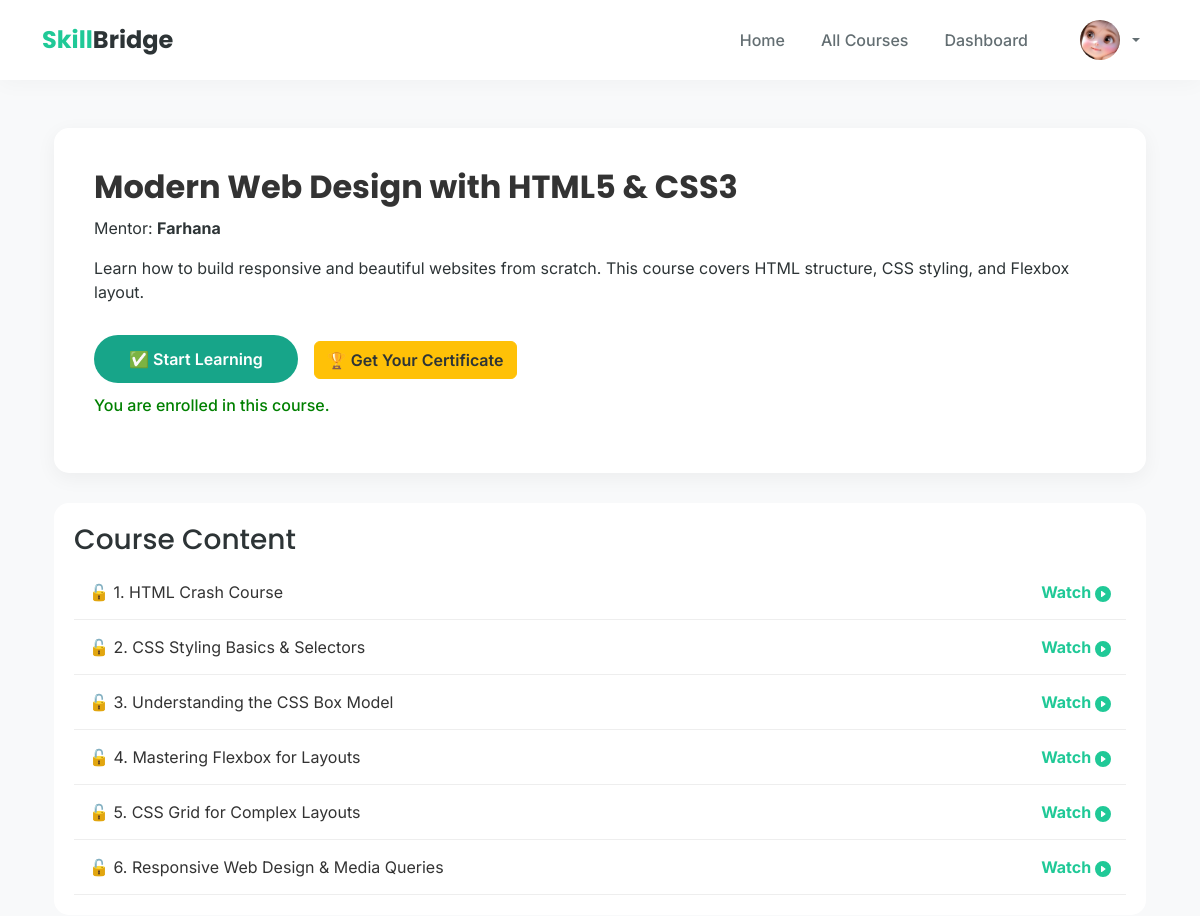
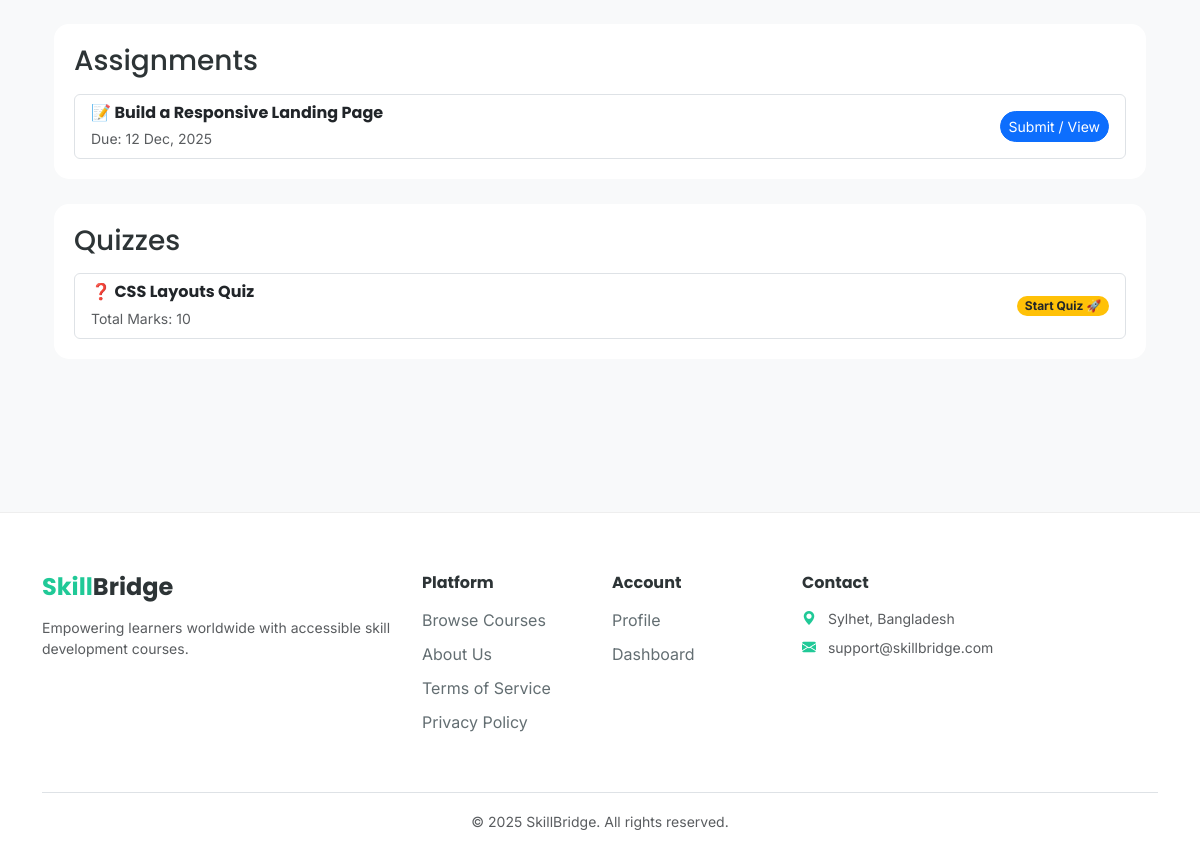
Page /course/2/ (signed in) on the committed database (2 pictures, top to bottom).
### core/models.py (models this page shows, shortened)
class User(AbstractUser):
    ROLE_CHOICES = (
        ('student', 'Student'),
        ('mentor', 'Mentor'),
        ('admin', 'Admin'),
    )
    DEPT_CHOICES = (
        ('CSE', 'Computer Science & Engineering'),
        ('SWE', 'Software Engineering'),
        ('EEE', 'Electrical & Electronic Engineering'),
        ('BBA', 'Business Administration'),
        ('OTHER', 'Other'),
    )
    GENDER_CHOICES = (
        ('M', 'Male'),
        ('F', 'Female'),
        ('O', 'Other'),
    )
    TRACK_CHOICES = (
        ('web', 'Web Development'),
        ('data', 'Data Science'),
        ('network', 'Networking'),
        ('app', 'App Development'),
    )
    role = models.CharField(max_length=10, choices=ROLE_CHOICES, default='student')
    phone_number = models.CharField(max_length=15, blank=True, null=True)
    dob = models.DateField(null=True, blank=True, help_text="Date of Birth")
    gender = models.CharField(max_length=1, choices=GENDER_CHOICES, blank=True, null=True)
    address = models.TextField(blank=True, null=True)
    profile_photo = models.ImageField(upload_to='profile_photos/', blank=True, null=True)
    student_id = models.CharField(max_length=20, blank=True, null=True)
    department = models.CharField(max_length=10, choices=DEPT_CHOICES, blank=True, null=True)
    semester = models.CharField(max_length=20, blank=True, null=True)
    preferred_track = models.CharField(max_length=20, choices=TRACK_CHOICES, blank=True, null=True)
    learning_goal = models.CharField(max_length=255, blank=True, null=True)

class Course(models.Model):
    title = models.CharField(max_length=200)
    description = models.TextField()
    mentor = models.ForeignKey(
        User,
        on_delete=models.CASCADE,
        related_name='mentored_courses',
        limit_choices_to={'role': 'mentor'},
    )
    course_image = models.ImageField(upload_to='course_images/', blank=True, null=True)
    created_at = models.DateTimeField(auto_now_add=True)

class Lesson(models.Model):
    course = models.ForeignKey(Course, on_delete=models.CASCADE, related_name='lessons')
    title = models.CharField(max_length=200)
    video_url = models.URLField(max_length=300, blank=True, null=True)
    content = models.TextField()
    order = models.IntegerField(default=1)
    class Meta:
        ordering = ['order']

class Assignment(models.Model):
    course = models.ForeignKey(Course, on_delete=models.CASCADE, related_name='assignments')
    title = models.CharField(max_length=200)
    description = models.TextField()
    due_date = models.DateTimeField()

class Quiz(models.Model):
    course = models.ForeignKey(Course, on_delete=models.CASCADE, related_name='quizzes')
    title = models.CharField(max_length=200)
    description = models.TextField()
    total_marks = models.IntegerField(default=10)

### core/views.py (the view)
# urls.py: path('course/<int:course_id>/', views.course_detail, name='course_detail'),
def course_detail(request, course_id):
    course = get_object_or_404(Course, id=course_id)
    is_enrolled = False
    if request.user.is_authenticated:
        is_enrolled = Enrollment.objects.filter(student=request.user, course=course).exists()
    lessons = course.lessons.all()
    assignments = course.assignments.all()
    quizzes = course.quizzes.all()
    return render(request, 'course_detail.html', {
        'course': course,
        'is_enrolled': is_enrolled,
        'lessons': lessons,
        'assignments': assignments,
        'quizzes': quizzes
    })

### core/templates/course_detail.html (shortened to what this page needs)
{% extends 'base.html' %}
{% block content %}
<div class="container py-5">
    <div class="course-header">
        <h1 class="course-title">{{ course.title }}</h1>
        <p>Mentor: <strong>{{ course.mentor.username }}</strong></p>
        <p>{{ course.description }}</p>
        {% if request.user.is_authenticated %}
            {% if is_enrolled %}
                <div class="d-flex align-items-center gap-3 flex-wrap">
                    {% if lessons %}
                        <a href="{% url 'lesson_detail' course.id lessons.0.id %}" class="enroll-btn btn-enrolled">
                            ✅ Start Learning
                        </a>
                    {% else %}
                        <button class="enroll-btn btn-enrolled" disabled>✅ No Lessons Yet</button>
                    {% endif %}
                    <a href="{% url 'generate_certificate' course.id %}" class="btn btn-warning mt-3" target="_blank" style="font-weight: 600; color: #2d3436;">
                        🏆 Get Your Certificate
                    </a>
                </div>
                <p style="color: green; margin-top: 10px; font-weight: 500;">You are enrolled in this course.</p>
            {% else %}
                <a href="{% url 'enroll_course' course.id %}" class="enroll-btn">Enroll Now</a>
            {% endif %}
        {% else %}
            <a href="{% url 'student_login' %}" class="enroll-btn">Log in to Enroll</a>
        {% endif %}
    </div>
    <div class="content-list-section">
        <h3>Course Content</h3>
        {% if lessons %}
            {% for lesson in lessons %}
                <div class="lesson-item">
                    <span class="{% if not is_enrolled %}locked{% endif %}">
                        {% if is_enrolled %}
                            <a href="{% url 'lesson_detail' course.id lesson.id %}" class="lesson-link">
                                🔓 {{ lesson.order }}. {{ lesson.title }}
                            </a>
                        {% else %}
                            🔒 {{ lesson.order }}. {{ lesson.title }}
                        {% endif %}
                    </span>
                    {% if is_enrolled %}
                        <a href="{% url 'lesson_detail' course.id lesson.id %}" style="color: var(--brand-color); font-weight: bold; text-decoration: none;">
                            Watch
                            <svg xmlns="http://www.w3.org/2000/svg" width="16" height="16" fill="currentColor" class="bi bi-play-circle-fill" viewBox="0 0 16 16" style="vertical-align: middle;">
                              <path d="M16 8A8 8 0 1 1 0 8a8 8 0 0 1 16 0zM6.79 5.093A.5.5 0 0 0 6 5.5v5a.5.5 0 0 0 .79.407l3.5-2.5a.5.5 0 0 0 0-.814l-3.5-2.5z"/>
                            </svg>
                        </a>
                    {% else %}
                        <span class="locked" style="font-size: 14px;">(Locked)</span>
                    {% endif %}
                </div>
            {% endfor %}
        {% else %}
            <p class="text-muted">No lessons available yet.</p>
        {% endif %}
    </div>
    <div class="content-list-section">
        <h3>Assignments</h3>
        {% if assignments %}
            <div class="list-group mt-3">
                {% for assignment in assignments %}
                    <div class="list-group-item list-group-item-action d-flex justify-content-between align-items-center">
                        <div>
                            <h6 class="mb-1 fw-bold">📝 {{ assignment.title }}</h6>
                            <small class="text-muted">Due: {{ assignment.due_date|date:"d M, Y" }}</small>
                        </div>
                        <div class="d-flex gap-2">
                            {% if is_enrolled %}
                                <a href="{% url 'assignment_detail' course.id assignment.id %}" class="btn btn-sm btn-primary rounded-pill">
                                    Submit / View
                                </a>
                            {% else %}
                                <span class="badge bg-secondary rounded-pill">Locked</span>
                            {% endif %}
                        </div>
                    </div>
                {% endfor %}
            </div>
        {% else %}
            <p class="text-muted">No assignments available yet.</p>
        {% endif %}
    </div>
    <div class="content-list-section">
        <h3>Quizzes</h3>
        {% if quizzes %}
            <div class="list-group mt-3">
                {% for quiz in quizzes %}
                    {% if is_enrolled %}
                        <a href="{% url 'take_quiz' course.id quiz.id %}" class="list-group-item list-group-item-action d-flex justify-content-between align-items-center">
                    {% else %}
                        <div class="list-group-item d-flex justify-content-between align-items-center text-muted">
                    {% endif %}
                        <div>
                            <h6 class="mb-1 fw-bold">❓ {{ quiz.title }}</h6>
                            <small class="text-muted">Total Marks: {{ quiz.total_marks }}</small>
                        </div>
                        {% if is_enrolled %}
                            <span class="badge bg-warning text-dark rounded-pill">Start Quiz 🚀</span>
                        {% else %}
                            <span class="badge bg-secondary rounded-pill">Locked</span>
                        {% endif %}
                    {% if is_enrolled %}
                        </a>
                    {% else %}
                        </div>
                    {% endif %}
                {% endfor %}
            </div>
        {% else %}
            <p class="text-muted">No quizzes available yet.</p>
        {% endif %}
    </div>
</div>
{% endblock %}

### core/templates/base.html (shortened to what this page needs)
<!DOCTYPE html>
<html lang="en">
<head>
    <link href="https://cdn.jsdelivr.net/npm/bootstrap@5.3.0/dist/css/bootstrap.min.css" rel="stylesheet">
    <link rel="stylesheet" href="https://cdn.jsdelivr.net/npm/bootstrap-icons@1.10.0/font/bootstrap-icons.css">
</head>
<body>
    <nav class="navbar navbar-expand-lg fixed-top">
        <div class="container">
            <a class="navbar-brand brand-font" href="{% url 'home' %}">
                <span class="text-brand">Skill</span>Bridge
            </a>
            <div class="collapse navbar-collapse" id="navbarNav">
                <ul class="navbar-nav ms-auto align-items-center">
                    <li class="nav-item"><a class="nav-link" href="{% url 'home' %}">Home</a></li>
                    <li class="nav-item"><a class="nav-link" href="{% url 'course_list' %}">All Courses</a></li>
                    {% if user.is_authenticated %}
                        <li class="nav-item"><a class="nav-link" href="{% url 'student_dashboard' %}">Dashboard</a></li>
                        <li class="nav-item dropdown ms-3">
                            <a class="nav-link dropdown-toggle d-flex align-items-center gap-2" href="#" role="button" data-bs-toggle="dropdown">
                                {% if user.profile_photo %}
                                    <img src="{{ user.profile_photo.url }}" style="width: 40px; height: 40px; border-radius: 50%; object-fit: cover;">
                                {% else %}
                                    <div style="width: 40px; height: 40px; background: var(--brand-color); color: white; border-radius: 50%; display: flex; align-items: center; justify-content: center; font-weight: bold;">
                                        {{ user.first_name|first|default:user.username|first|upper }}
                                    </div>
                                {% endif %}
                            </a>
                        </li>
                    {% else %}
                        <li class="nav-item ms-3"><a class="nav-link fw-bold text-dark" href="{% url 'student_login' %}">Log In</a></li>
                        <li class="nav-item ms-2"><a class="btn btn-brand" href="{% url 'student_register' %}">Sign Up Free</a></li>
                    {% endif %}
                </ul>
            </div>
        </div>
    </nav>
    <main class="container">
        {% block content %}{% endblock %}
    </main>
    <footer class="main-footer">
        <div class="container">
            <div class="row">
                <div class="col-lg-4 mb-4">
                    <h4 class="brand-font fw-bold"><span class="text-brand">Skill</span>Bridge</h4>
                    <p class="text-muted small mt-3">Empowering learners worldwide with accessible skill development courses.</p>
                </div>
                <div class="col-lg-2 col-6 mb-4">
                    <h6 class="fw-bold mb-3">Platform</h6>
                    <a href="{% url 'course_list' %}" class="footer-link">Browse Courses</a>
                    <a href="{% url 'about' %}" class="footer-link">About Us</a>
                    <a href="{% url 'terms' %}" class="footer-link">Terms of Service</a>
                    <a href="{% url 'privacy' %}" class="footer-link">Privacy Policy</a>
                </div>
                <div class="col-lg-2 col-6 mb-4">
                    <h6 class="fw-bold mb-3">Account</h6>
                    {% if user.is_authenticated %}
                        <a href="{% url 'student_profile' %}" class="footer-link">Profile</a>
                        <a href="{% url 'student_dashboard' %}" class="footer-link">Dashboard</a>
                    {% else %}
                        <a href="{% url 'student_login' %}" class="footer-link">Login</a>
                        <a href="{% url 'student_register' %}" class="footer-link">Register</a>
                    {% endif %}
                </div>
                <div class="col-lg-4 mb-4">
                    <h6 class="fw-bold mb-3">Contact</h6>
                    <p class="text-muted small mb-2"><i class="bi bi-geo-alt-fill text-brand me-2"></i> Sylhet, Bangladesh</p>
                    <p class="text-muted small mb-2"><i class="bi bi-envelope-fill text-brand me-2"></i> support@skillbridge.com</p>
                </div>
            </div>
            <div class="text-center mt-4 pt-3 border-top">
                <small class="text-muted">&copy; 2025 SkillBridge. All rights reserved.</small>
            </div>
        </div>
    </footer>
</body>
</html>

### core/templates/base.html (style rules this page uses)
:root { --brand-color: #20c997; --brand-dark: #17a589; --text-main: #2d3436; --text-muted: #636e72; --bg-body: #f8f9fa; --navbar-height: 80px; }
body { font-family: 'Inter', sans-serif; background-color: var(--bg-body); color: var(--text-main); padding-top: var(--navbar-height); opacity: 0; animation: fadeIn 0.5s ease-in-out forwards; }
h1, h2, h3, h4, h5, h6, .brand-font { font-family: 'Poppins', sans-serif; }
.navbar { background-color: rgba(255, 255, 255, 0.95); backdrop-filter: blur(10px); box-shadow: 0 4px 20px rgba(0,0,0,0.03); height: var(--navbar-height); }
.navbar-brand { font-weight: 700; font-size: 24px; color: var(--text-main) !important; }
.text-brand { color: var(--brand-color); }
.nav-link { font-weight: 500; color: var(--text-muted) !important; margin: 0 10px; transition: 0.3s; position: relative; }
.main-footer { background: white; padding: 60px 0 30px; margin-top: 80px; border-top: 1px solid #eee; }
.footer-link { color: var(--text-muted); text-decoration: none; display: block; margin-bottom: 10px; transition: 0.3s; }

### core/templates/course_detail.html (style rules this page uses)
:root { --brand-color: #20c997; --brand-dark: #17a589; }
.course-header { background: white; padding: 40px; border-radius: 15px; box-shadow: 0 5px 20px rgba(0,0,0,0.05); margin-bottom: 30px; }
.course-title { font-size: 32px; font-weight: 700; color: #333; margin-bottom: 10px; }
.enroll-btn { background-color: var(--brand-color); color: white; padding: 12px 35px; border-radius: 50px; border: none; font-weight: 600; cursor: pointer; font-size: 16px; text-decoration: none; display: inline-block; margin-top: 15px; transition: transform 0.3s ease; }
.btn-enrolled { background-color: var(--brand-dark); }
.content-list-section { background: white; padding: 20px; border-radius: 15px; margin-bottom: 25px; }
.lesson-item { padding: 15px; border-bottom: 1px solid #eee; display: flex; justify-content: space-between; align-items: center; transition: background-color 0.2s; }
.lesson-link { text-decoration: none; color: #333; flex-grow: 1; }

### rows in the picture
User: profile_photo (picture)
Course: title "Modern Web Design with HTML5 & CSS3", mentor.username "Farhana", description "Learn how to build responsive and beautiful websites from scratch. This course covers HTML structure, CSS styling, and Flexbox layout."
Lesson: order "1", title "HTML Crash Course"
Lesson: order "2", title "CSS Styling Basics & Selectors"
Lesson: order "3", title "Understanding the CSS Box Model"
Lesson: order "4", title "Mastering Flexbox for Layouts"
Lesson: order "5", title "CSS Grid for Complex Layouts"
Lesson: order "6", title "Responsive Web Design & Media Queries"
Assignment: title "Build a Responsive Landing Page", due_date "12 Dec, 2025"
Quiz: title "CSS Layouts Quiz", total_marks "10"
